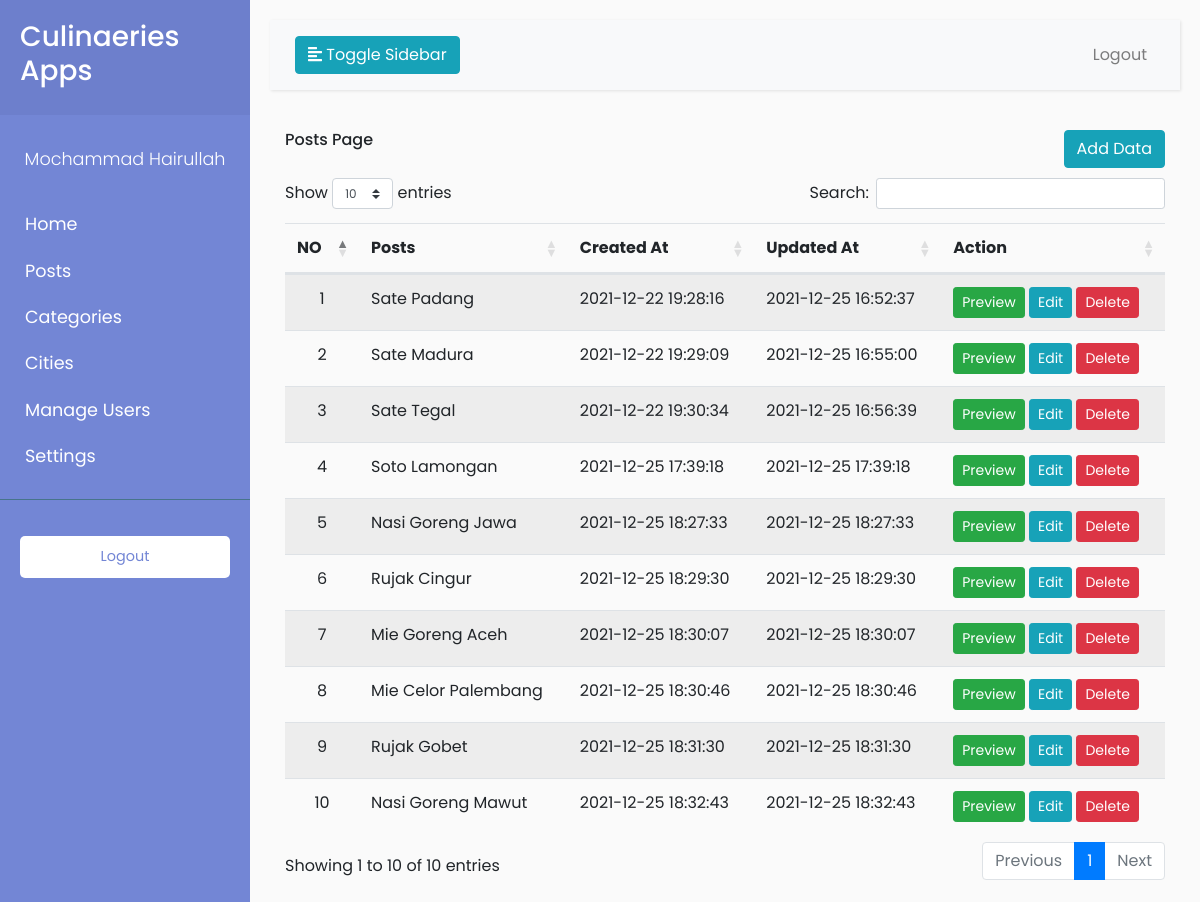
The app's page /culinaries/admin/culinaries/index.php (signed in) with its own data.
### tables this page shows
CREATE TABLE `culinary` (
  `id` int(11) NOT NULL,
  `city_id` int(11) NOT NULL,
  `category_id` int(11) NOT NULL,
  `uid` int(11) NOT NULL,
  `title` varchar(255) NOT NULL,
  `content` text NOT NULL,
  `img` varchar(255) NOT NULL,
  `created_at` datetime NOT NULL,
  `updated_at` datetime NOT NULL
);

### culinaries/admin/culinaries/index.php (the view, shortened to what this page needs)
<?php include './../layouts/header.php'; ?>
  <div class="container">
    <h6 class="float-left">Posts Page</h6>
    <a href="./insert.php" class="btn btn-md btn-info float-right">Add Data</a>
    <br><br>
    <table id="example" class="table table-striped">
      <thead>
        <tr>
          <th>NO</th>
          <th>Posts</th>
          <th>Created At</th>
          <th>Updated At</th>
          <th>Action</th>
        </tr>
      </thead>
      <tbody>
        <?php $no = 1; ?>
        <?php $query = "select * from culinary"; ?>
        <?php $sql = mysqli_query($conn, $query); ?>
        <?php foreach($sql as $row): ?>
          <tr>
            <td width="50" class="text-center"><?= $no++ ?></td>
            <td><?= $row['title'] ?></td>
            <td><?= $row['created_at'] ?></td>
            <td><?= $row['updated_at'] ?></td>
            <td>
              <a href="./preview.php?id=<?= $row['id'] ?>" class="btn btn-sm btn-success">Preview</a>
              <a href="./edit.php?id=<?= $row['id'] ?>" onclick="return confirm('Are your sure?')" class="btn btn-sm btn-info">Edit</a>
              <a href="./../../app/culinaries/delete.php?id=<?= $row['id'] ?>" onclick="return confirm('Are your sure?')" class="btn btn-sm btn-danger">Delete</a>
            </td>
          </tr>
        <?php endforeach ?>
      </tbody>
    </table>
  </div>
<?php include './../layouts/footer.php'; ?>

### culinaries/admin/assets/css/style.css (style rules this page uses)
body { font-family: 'Poppins', sans-serif; background: #fafafa; }
a, a:hover, a:focus { color: inherit; text-decoration: none; transition: all 0.3s; }

### records on screen
culinary: title "Sate Padang", created_at "2021-12-22 19:28:16", updated_at "2021-12-25 16:52:37"
culinary: title "Sate Madura", created_at "2021-12-22 19:29:09", updated_at "2021-12-25 16:55:00"
culinary: title "Sate Tegal", created_at "2021-12-22 19:30:34", updated_at "2021-12-25 16:56:39"
culinary: title "Soto Lamongan", created_at "2021-12-25 17:39:18", updated_at "2021-12-25 17:39:18"
culinary: title "Nasi Goreng Jawa", created_at "2021-12-25 18:27:33", updated_at "2021-12-25 18:27:33"
culinary: title "Rujak Cingur", created_at "2021-12-25 18:29:30", updated_at "2021-12-25 18:29:30"
culinary: title "Mie Goreng Aceh", created_at "2021-12-25 18:30:07", updated_at "2021-12-25 18:30:07"
culinary: title "Mie Celor Palembang", created_at "2021-12-25 18:30:46", updated_at "2021-12-25 18:30:46"
culinary: title "Rujak Gobet", created_at "2021-12-25 18:31:30", updated_at "2021-12-25 18:31:30"
culinary: title "Nasi Goreng Mawut", created_at "2021-12-25 18:32:43", updated_at "2021-12-25 18:32:43"

### other values on screen
$_SESSION['sess_name'] "Mochammad Hairullah"
